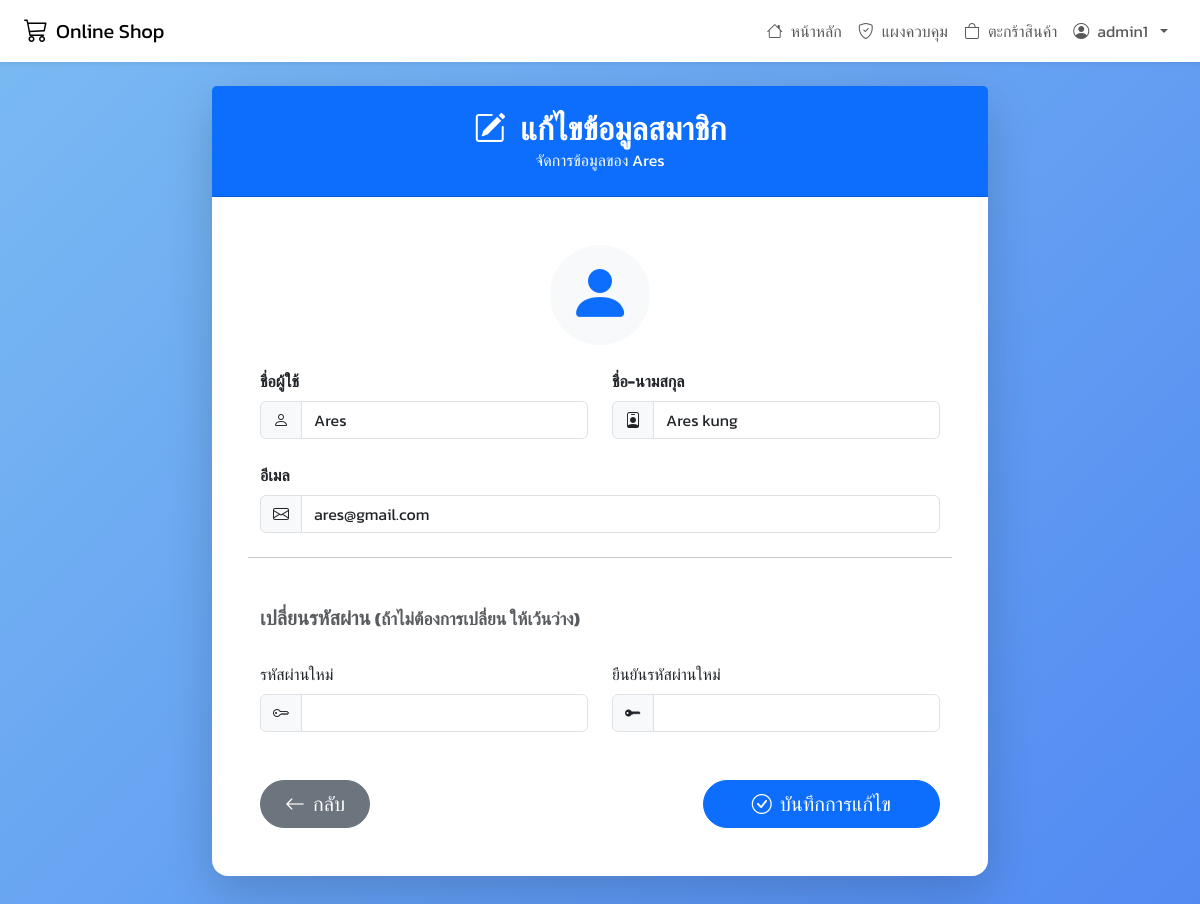
The page /admin/edit_user.php?id=25 (signed in) on the database its author committed.
### tables this page shows
CREATE TABLE `users` (
  `user_id` int(11) NOT NULL,
  `username` varchar(50) NOT NULL,
  `password` varchar(255) NOT NULL,
  `email` varchar(100) NOT NULL,
  `full_name` varchar(100) DEFAULT NULL,
  `role` enum('admin','member') DEFAULT 'member',
  `created_at` timestamp NOT NULL DEFAULT current_timestamp()
);

### admin/edit_user.php (the view, shortened to what this page needs)
<?php
require '../config.php';
$user_id = (int)$_GET['id'];
$stmt = $conn->prepare("SELECT * FROM users WHERE user_id = ? AND role = 'member'");
$stmt->execute([$user_id]);
$user = $stmt->fetch(PDO::FETCH_ASSOC);
?>
<!DOCTYPE html>
<html lang="th">
<head>
    <link href="https://cdn.jsdelivr.net/npm/bootstrap@5.3.0/dist/css/bootstrap.min.css" rel="stylesheet">
    <link href="https://cdn.jsdelivr.net/npm/bootstrap-icons@1.11.0/font/bootstrap-icons.css" rel="stylesheet">
</head>
<body>
<nav class="navbar navbar-expand-lg bg-white shadow-sm sticky-top">
    <div class="container-fluid px-4">
        <a class="navbar-brand d-flex align-items-center gap-2" href="/68s_onlineshop/index.php">
            <i class="bi bi-cart3 fs-4"></i>
            <span>Online Shop</span>
        </a>
        <div class="collapse navbar-collapse" id="navbarNav">
            <ul class="navbar-nav ms-auto align-items-center">
                <li class="nav-item">
                    <a class="nav-link d-flex align-items-center gap-2" href="/68s_onlineshop/index.php">
                        <i class="bi bi-house"></i>หน้าหลัก
                    </a>
                </li>
                <?php if (isset($_SESSION['role']) && $_SESSION['role'] == 'admin'): ?>
                    <li class="nav-item">
                        <a class="nav-link d-flex align-items-center gap-2" href="/68s_onlineshop/admin/index.php">
                            <i class="bi bi-shield-check"></i>แผงควบคุม
                        </a>
                    </li>
                <?php endif; ?>
                <?php if (isset($_SESSION['user_id'])): ?>
                    <li class="nav-item">
                        <a class="nav-link d-flex align-items-center gap-2" href="/68s_onlineshop/cart.php">
                            <i class="bi bi-bag"></i>ตะกร้าสินค้า
                        </a>
                    </li>
                    <li class="nav-item dropdown">
                        <a class="nav-link dropdown-toggle d-flex align-items-center gap-2" href="#" id="navbarDropdown" role="button" data-bs-toggle="dropdown" aria-expanded="false">
                            <i class="bi bi-person-circle"></i>
                            <?= htmlspecialchars($_SESSION['username']) ?>
                        </a>
                    </li>
                <?php endif; ?>
            </ul>
        </div>
    </div>
</nav>
    <div class="container-fluid pt-4">
        <div class="row justify-content-center">
            <div class="col-lg-8 mb-5">
                <div class="card shadow-lg border-0 rounded-4">
                    <div class="card-header bg-primary text-white text-center py-4">
                        <h2 class="mb-0 fw-bold"><i class="bi bi-pencil-square me-2"></i> แก้ไขข้อมูลสมาชิก</h2>
                        <p class="mb-0">จัดการข้อมูลของ <?= htmlspecialchars($user['username']) ?></p>
                    </div>
                    <div class="card-body p-5">
                        <form method="post" class="row g-4">
                            <div class="col-12 text-center">
                                <div class="bg-light rounded-circle d-inline-flex align-items-center justify-content-center" style="width: 100px; height: 100px;">
                                    <i class="bi bi-person-fill text-primary" style="font-size: 4rem;"></i>
                                </div>
                            </div>
                            <div class="col-md-6">
                                <label class="form-label fw-bold">ชื่อผู้ใช้</label>
                                <div class="input-group">
                                    <span class="input-group-text"><i class="bi bi-person"></i></span>
                                    <input type="text" name="username" class="form-control" required value="<?= htmlspecialchars($user['username']) ?>">
                                </div>
                            </div>
                            <div class="col-md-6">
                                <label class="form-label fw-bold">ชื่อ-นามสกุล</label>
                                <div class="input-group">
                                    <span class="input-group-text"><i class="bi bi-person-badge"></i></span>
                                    <input type="text" name="full_name" class="form-control" value="<?= htmlspecialchars($user['full_name']) ?>">
                                </div>
                            </div>
                            <div class="col-12">
                                <label class="form-label fw-bold">อีเมล</label>
                                <div class="input-group">
                                    <span class="input-group-text"><i class="bi bi-envelope"></i></span>
                                    <input type="email" name="email" class="form-control" required value="<?= htmlspecialchars($user['email']) ?>">
                                </div>
                            </div>
                            <hr class="my-4">
                            <div class="col-12">
                                <h5 class="text-muted fw-bold">เปลี่ยนรหัสผ่าน <small class="text-muted">(ถ้าไม่ต้องการเปลี่ยน ให้เว้นว่าง)</small></h5>
                            </div>
                            <div class="col-md-6">
                                <label class="form-label">รหัสผ่านใหม่</label>
                                <div class="input-group">
                                     <span class="input-group-text"><i class="bi bi-key"></i></span>
                                    <input type="password" name="password" class="form-control">
                                </div>
                            </div>
                            <div class="col-md-6">
                                <label class="form-label">ยืนยันรหัสผ่านใหม่</label>
                                <div class="input-group">
                                     <span class="input-group-text"><i class="bi bi-key-fill"></i></span>
                                    <input type="password" name="confirm_password" class="form-control">
                                </div>
                            </div>
                            <div class="col-12 d-flex justify-content-between mt-5 ">
                                <a href="users.php" class="btn btn-secondary btn-lg rounded-pill px-4"><i class="bi bi-arrow-left me-2"></i>กลับ</a>
                                <button type="submit" class="btn btn-primary btn-lg rounded-pill px-5"><i class="bi bi-check-circle me-2"></i>บันทึกการแก้ไข</button>
                            </div>
                        </form>
                    </div>
                </div>
            </div>
        </div>
    </div>
</body>
</html>

### admin/edit_user.php (style rules this page uses)
* { font-family: 'Kanit', sans-serif; }
body { background: linear-gradient(135deg, rgba(108, 179, 241, 0.9), rgba(63, 125, 241, 0.9) 100%); min-height: 100vh; }

### rows shown on the page
users: username "Ares", full_name "Ares kung", email "ares@gmail.com"

### other values the page prints
$_SESSION['username'] "admin1"
